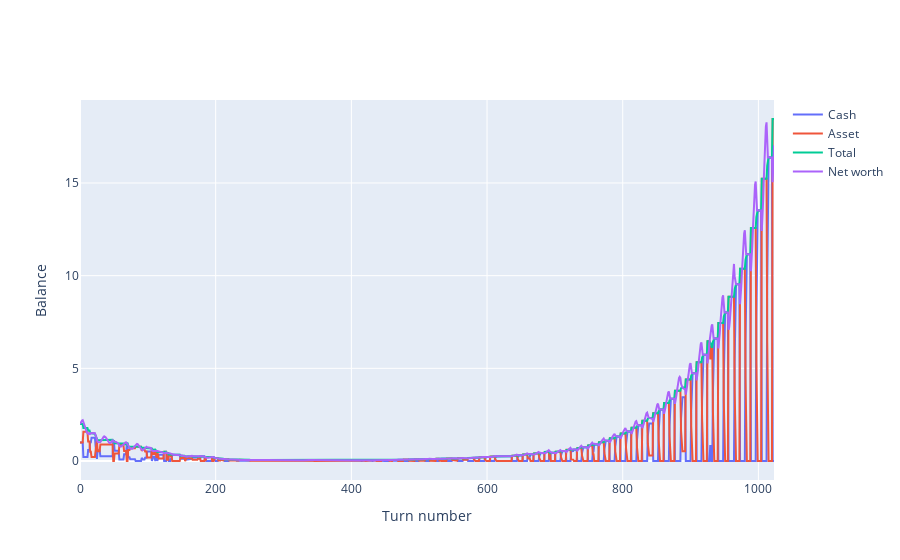

The notebook cell this image was saved under:
### Code cell
experiment.balance_plot(trader)

### Figure 1 — Plotly figure (JSON) as saved in the notebook; plotly's stock layout.template omitted (floating-point values rounded to 4 significant figures; data arrays with more than 128 entries replaced by an {"elided": "..."} marker saying what was removed)
{"data": [{"name": "Cash", "type": "scatter", "y": {"elided": "1024 float values"}}, {"name": "Asset", "type": "scatter", "y": {"elided": "1024 float values"}}, {"name": "Total", "type": "scatter", "y": {"elided": "1024 float values"}}, {"name": "Net worth", "type": "scatter", "y": {"elided": "1024 float values"}}], "layout": {"xaxis": {"title": {"text": "Turn number"}}, "yaxis": {"title": {"text": "Balance"}}}}
